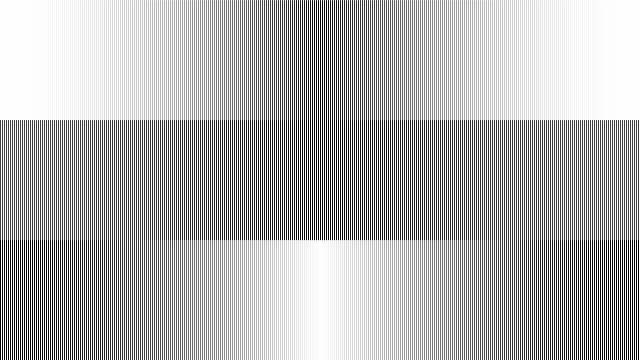
Frame 1 (no input)
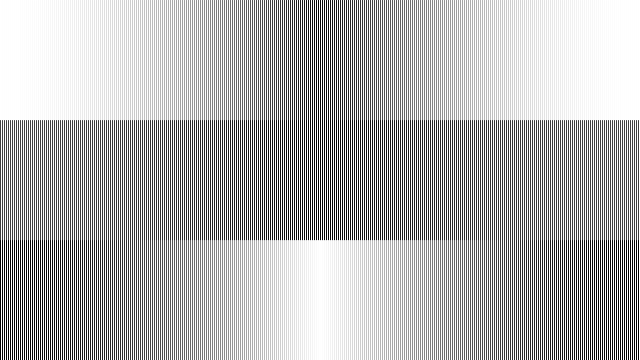
Frame 2 (the mouse pressed at the canvas centre, redrawn once)

The Processing sketch that drew these frames (run headless with seeded random() and noise(); the mouse was pressed at the canvas centre and the sketch redrawn once):

// Processing sketch: Array
// ── Array.pde
/**
 * Array. 
 * 
 * An array is a list of data. Each piece of data in an array 
 * is identified by an index number representing its position in 
 * the array. Arrays are zero based, which means that the first 
 * element in the array is [0], the second element is [1], and so on. 
 * In this example, an array named "coswav" is created and
 * filled with the cosine values. This data is displayed three 
 * separate ways on the screen.  
 */


float[] coswave; 

void setup() {
  size(640, 360);
  coswave = new float[width];
  for (int i = 0; i < width; i++) {
    float amount = map(i, 0, width, 0, PI);
    coswave[i] = abs(cos(amount));
  }
  background(255);
  noLoop();
}

void draw() {

  int y1 = 0;
  int y2 = height/3;
  for (int i = 0; i < width; i+=2) {
    stroke(coswave[i]*255);
    line(i, y1, i, y2);
  }

  y1 = y2;
  y2 = y1 + y1;
  for (int i = 0; i < width; i+=2) {
    stroke(coswave[i]*255 / 4);
    line(i, y1, i, y2);
  }
  
  y1 = y2;
  y2 = height;
  for (int i = 0; i < width; i+=2) {
    stroke(255 - coswave[i]*255);
    line(i, y1, i, y2);
  }
  
}
